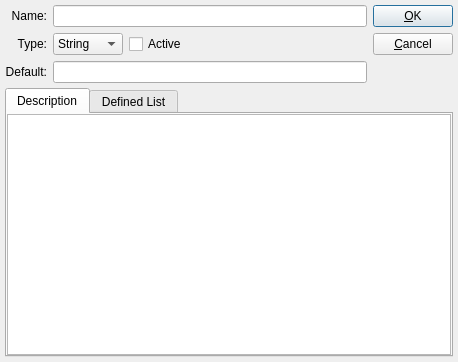
<ui version="4.0" >
 <comment> * OpenRPT report writer and rendering engine
 * Copyright (C) 2001-2008 by OpenMFG, LLC
 *
 * This library is free software; you can redistribute it and/or
 * modify it under the terms of the GNU Lesser General Public
 * License as published by the Free Software Foundation; either
 * version 2.1 of the License, or (at your option) any later version.
 *
 * This library is distributed in the hope that it will be useful,
 * but WITHOUT ANY WARRANTY; without even the implied warranty of
 * MERCHANTABILITY or FITNESS FOR A PARTICULAR PURPOSE. See the GNU
 * Lesser General Public License for more details.
 *
 * You should have received a copy of the GNU Lesser General Public
 * License along with this library; if not, write to the Free Software
 * Foundation, Inc., 59 Temple Place, Suite 330, Boston, MA 02111-1307 USA
 * Please contact info@openmfg.com with any questions on this license.</comment>
 <class>ReportParameter</class>
 <widget class="QDialog" name="ReportParameter" >
  <property name="geometry" >
   <rect>
    <x>0</x>
    <y>0</y>
    <width>458</width>
    <height>362</height>
   </rect>
  </property>
  <property name="windowTitle" >
   <string>Parameter</string>
  </property>
  <layout class="QVBoxLayout" >
   <property name="spacing" >
    <number>5</number>
   </property>
   <property name="margin" >
    <number>5</number>
   </property>
   <item>
    <layout class="QHBoxLayout" >
     <property name="spacing" >
      <number>6</number>
     </property>
     <property name="margin" >
      <number>0</number>
     </property>
     <item>
      <layout class="QGridLayout" >
       <property name="margin" >
        <number>0</number>
       </property>
       <property name="spacing" >
        <number>6</number>
       </property>
       <item row="0" column="0" >
        <widget class="QLabel" name="_lblName" >
         <property name="text" >
          <string>Name:</string>
         </property>
         <property name="alignment" >
          <set>Qt::AlignRight|Qt::AlignTrailing|Qt::AlignVCenter</set>
         </property>
         <property name="buddy" >
          <cstring>_leName</cstring>
         </property>
        </widget>
       </item>
       <item row="1" column="0" >
        <widget class="QLabel" name="_lblType" >
         <property name="text" >
          <string>Type:</string>
         </property>
         <property name="alignment" >
          <set>Qt::AlignRight|Qt::AlignTrailing|Qt::AlignVCenter</set>
         </property>
         <property name="buddy" >
          <cstring>_cbType</cstring>
         </property>
        </widget>
       </item>
       <item row="0" column="1" >
        <widget class="QLineEdit" name="_leName" />
       </item>
       <item row="1" column="1" >
        <layout class="QHBoxLayout" >
         <property name="spacing" >
          <number>6</number>
         </property>
         <property name="margin" >
          <number>0</number>
         </property>
         <item>
          <widget class="QComboBox" name="_cbType" >
           <item>
            <property name="text" >
             <string>String</string>
            </property>
           </item>
           <item>
            <property name="text" >
             <string>Integer</string>
            </property>
           </item>
           <item>
            <property name="text" >
             <string>Double</string>
            </property>
           </item>
           <item>
            <property name="text" >
             <string>Bool</string>
            </property>
           </item>
          </widget>
         </item>
         <item>
          <widget class="QCheckBox" name="_active" >
           <property name="text" >
            <string>Active</string>
           </property>
          </widget>
         </item>
         <item>
          <spacer>
           <property name="orientation" >
            <enum>Qt::Horizontal</enum>
           </property>
           <property name="sizeType" >
            <enum>QSizePolicy::Expanding</enum>
           </property>
           <property name="sizeHint" stdset="0" >
            <size>
             <width>40</width>
             <height>20</height>
            </size>
           </property>
          </spacer>
         </item>
        </layout>
       </item>
       <item row="2" column="1" >
        <widget class="QLineEdit" name="_leDefault" />
       </item>
       <item row="2" column="0" >
        <widget class="QLabel" name="_lblDefault" >
         <property name="text" >
          <string>Default:</string>
         </property>
         <property name="alignment" >
          <set>Qt::AlignRight|Qt::AlignTrailing|Qt::AlignVCenter</set>
         </property>
         <property name="buddy" >
          <cstring>_leDefault</cstring>
         </property>
        </widget>
       </item>
      </layout>
     </item>
     <item>
      <layout class="QVBoxLayout" >
       <property name="spacing" >
        <number>6</number>
       </property>
       <property name="margin" >
        <number>0</number>
       </property>
       <item>
        <widget class="QPushButton" name="_btnOk" >
         <property name="text" >
          <string>&amp;OK</string>
         </property>
        </widget>
       </item>
       <item>
        <widget class="QPushButton" name="_btnCancel" >
         <property name="text" >
          <string>&amp;Cancel</string>
         </property>
        </widget>
       </item>
       <item>
        <spacer>
         <property name="orientation" >
          <enum>Qt::Vertical</enum>
         </property>
         <property name="sizeType" >
          <enum>QSizePolicy::MinimumExpanding</enum>
         </property>
         <property name="sizeHint" stdset="0" >
          <size>
           <width>20</width>
           <height>0</height>
          </size>
         </property>
        </spacer>
       </item>
      </layout>
     </item>
    </layout>
   </item>
   <item>
    <widget class="QTabWidget" name="_tab" >
     <property name="sizePolicy" >
      <sizepolicy vsizetype="Expanding" hsizetype="Expanding" >
       <horstretch>0</horstretch>
       <verstretch>1</verstretch>
      </sizepolicy>
     </property>
     <property name="currentIndex" >
      <number>0</number>
     </property>
     <widget class="QWidget" name="description" >
      <attribute name="title" >
       <string>Description</string>
      </attribute>
      <layout class="QVBoxLayout" >
       <property name="spacing" >
        <number>6</number>
       </property>
       <property name="margin" >
        <number>0</number>
       </property>
       <item>
        <widget class="QTextEdit" name="_tbDescrip" />
       </item>
      </layout>
     </widget>
     <widget class="QWidget" name="lists" >
      <attribute name="title" >
       <string>Defined List</string>
      </attribute>
      <layout class="QVBoxLayout" >
       <property name="spacing" >
        <number>6</number>
       </property>
       <property name="margin" >
        <number>0</number>
       </property>
       <item>
        <widget class="QGroupBox" name="_listType" >
         <property name="title" >
          <string>List Type</string>
         </property>
         <layout class="QHBoxLayout" >
          <property name="spacing" >
           <number>5</number>
          </property>
          <property name="margin" >
           <number>5</number>
          </property>
          <item>
           <widget class="QRadioButton" name="_staticList" >
            <property name="text" >
             <string>Static</string>
            </property>
            <property name="checked" >
             <bool>true</bool>
            </property>
           </widget>
          </item>
          <item>
           <widget class="QRadioButton" name="_dynamicList" >
            <property name="text" >
             <string>Dynamic</string>
            </property>
           </widget>
          </item>
         </layout>
        </widget>
       </item>
       <item>
        <widget class="QStackedWidget" name="_stack" >
         <property name="sizePolicy" >
          <sizepolicy vsizetype="Expanding" hsizetype="Preferred" >
           <horstretch>0</horstretch>
           <verstretch>0</verstretch>
          </sizepolicy>
         </property>
         <property name="currentIndex" >
          <number>0</number>
         </property>
         <widget class="QWidget" name="WStackPage" >
          <layout class="QVBoxLayout" >
           <property name="spacing" >
            <number>0</number>
           </property>
           <property name="margin" >
            <number>0</number>
           </property>
           <item>
            <widget class="QLabel" name="_lblStatic" >
             <property name="text" >
              <string>Static List Values:</string>
             </property>
             <property name="buddy" >
              <cstring>_listValues</cstring>
             </property>
            </widget>
           </item>
           <item>
            <layout class="QHBoxLayout" >
             <property name="spacing" >
              <number>6</number>
             </property>
             <property name="margin" >
              <number>0</number>
             </property>
             <item>
              <widget class="QTreeWidget" name="_listValues" >
               <column>
                <property name="text" >
                 <string>Value</string>
                </property>
               </column>
               <column>
                <property name="text" >
                 <string>Label</string>
                </property>
               </column>
              </widget>
             </item>
             <item>
              <layout class="QVBoxLayout" >
               <property name="spacing" >
                <number>6</number>
               </property>
               <property name="margin" >
                <number>0</number>
               </property>
               <item>
                <widget class="QPushButton" name="_add" >
                 <property name="text" >
                  <string>Add</string>
                 </property>
                </widget>
               </item>
               <item>
                <widget class="QPushButton" name="_edit" >
                 <property name="enabled" >
                  <bool>false</bool>
                 </property>
                 <property name="text" >
                  <string>Edit</string>
                 </property>
                </widget>
               </item>
               <item>
                <spacer>
                 <property name="orientation" >
                  <enum>Qt::Vertical</enum>
                 </property>
                 <property name="sizeType" >
                  <enum>QSizePolicy::Expanding</enum>
                 </property>
                 <property name="sizeHint" stdset="0" >
                  <size>
                   <width>20</width>
                   <height>21</height>
                  </size>
                 </property>
                </spacer>
               </item>
               <item>
                <widget class="QPushButton" name="_remove" >
                 <property name="enabled" >
                  <bool>false</bool>
                 </property>
                 <property name="text" >
                  <string>Remove</string>
                 </property>
                </widget>
               </item>
              </layout>
             </item>
            </layout>
           </item>
          </layout>
         </widget>
         <widget class="QWidget" name="dynamic" >
          <layout class="QVBoxLayout" >
           <property name="spacing" >
            <number>0</number>
           </property>
           <property name="margin" >
            <number>0</number>
           </property>
           <item>
            <widget class="QLabel" name="_lblDynamic" >
             <property name="text" >
              <string>Dynamic List Query:</string>
             </property>
             <property name="buddy" >
              <cstring>_dynamicQuery</cstring>
             </property>
            </widget>
           </item>
           <item>
            <widget class="QTextEdit" name="_dynamicQuery" />
           </item>
          </layout>
         </widget>
        </widget>
       </item>
      </layout>
     </widget>
    </widget>
   </item>
  </layout>
 </widget>
 <layoutdefault spacing="6" margin="11" />
 <pixmapfunction>qPixmapFromMimeSource</pixmapfunction>
 <tabstops>
  <tabstop>_leName</tabstop>
  <tabstop>_cbType</tabstop>
  <tabstop>_active</tabstop>
  <tabstop>_leDefault</tabstop>
  <tabstop>_tbDescrip</tabstop>
  <tabstop>_tab</tabstop>
  <tabstop>_staticList</tabstop>
  <tabstop>_listValues</tabstop>
  <tabstop>_add</tabstop>
  <tabstop>_edit</tabstop>
  <tabstop>_remove</tabstop>
  <tabstop>_dynamicList</tabstop>
  <tabstop>_dynamicQuery</tabstop>
  <tabstop>_btnOk</tabstop>
  <tabstop>_btnCancel</tabstop>
 </tabstops>
 <resources/>
 <connections>
  <connection>
   <sender>_btnOk</sender>
   <signal>clicked()</signal>
   <receiver>ReportParameter</receiver>
   <slot>accept()</slot>
   <hints>
    <hint type="sourcelabel" >
     <x>384</x>
     <y>27</y>
    </hint>
    <hint type="destinationlabel" >
     <x>20</x>
     <y>20</y>
    </hint>
   </hints>
  </connection>
  <connection>
   <sender>_btnCancel</sender>
   <signal>clicked()</signal>
   <receiver>ReportParameter</receiver>
   <slot>reject()</slot>
   <hints>
    <hint type="sourcelabel" >
     <x>384</x>
     <y>62</y>
    </hint>
    <hint type="destinationlabel" >
     <x>20</x>
     <y>20</y>
    </hint>
   </hints>
  </connection>
 </connections>
</ui>
